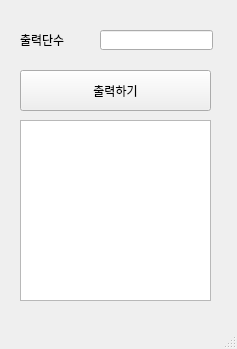
<?xml version="1.0" encoding="UTF-8"?>
<ui version="4.0">
 <class>MainWindow</class>
 <widget class="QMainWindow" name="MainWindow">
  <property name="geometry">
   <rect>
    <x>0</x>
    <y>0</y>
    <width>237</width>
    <height>349</height>
   </rect>
  </property>
  <property name="windowTitle">
   <string>MainWindow</string>
  </property>
  <widget class="QWidget" name="centralwidget">
   <widget class="QLabel" name="lbl">
    <property name="geometry">
     <rect>
      <x>20</x>
      <y>30</y>
      <width>56</width>
      <height>20</height>
     </rect>
    </property>
    <property name="text">
     <string>출력단수</string>
    </property>
   </widget>
   <widget class="QLineEdit" name="le">
    <property name="geometry">
     <rect>
      <x>100</x>
      <y>30</y>
      <width>113</width>
      <height>20</height>
     </rect>
    </property>
   </widget>
   <widget class="QPushButton" name="pb">
    <property name="geometry">
     <rect>
      <x>20</x>
      <y>70</y>
      <width>191</width>
      <height>41</height>
     </rect>
    </property>
    <property name="text">
     <string>출력하기</string>
    </property>
   </widget>
   <widget class="QTextEdit" name="te">
    <property name="geometry">
     <rect>
      <x>20</x>
      <y>120</y>
      <width>191</width>
      <height>181</height>
     </rect>
    </property>
   </widget>
  </widget>
  <widget class="QMenuBar" name="menubar">
   <property name="geometry">
    <rect>
     <x>0</x>
     <y>0</y>
     <width>237</width>
     <height>21</height>
    </rect>
   </property>
  </widget>
  <widget class="QStatusBar" name="statusbar"/>
 </widget>
 <resources/>
 <connections/>
</ui>
